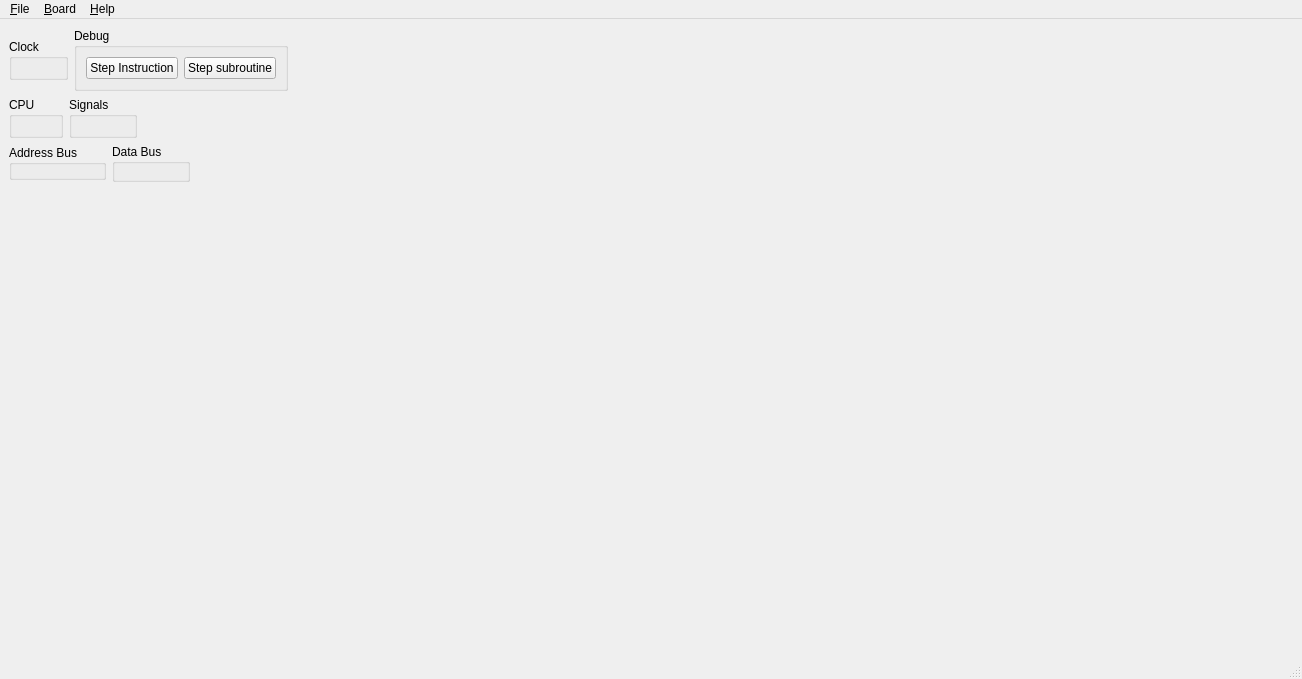
<?xml version="1.0" encoding="UTF-8"?>
<ui version="4.0">
 <class>MainWindow</class>
 <widget class="QMainWindow" name="MainWindow">
  <property name="geometry">
   <rect>
    <x>0</x>
    <y>0</y>
    <width>1302</width>
    <height>679</height>
   </rect>
  </property>
  <property name="windowTitle">
   <string>6502 emulator</string>
  </property>
  <property name="windowIcon">
   <iconset resource="icons.qrc">
    <normaloff>:/icons/icon.png</normaloff>:/icons/icon.png</iconset>
  </property>
  <widget class="QWidget" name="centralwidget">
   <layout class="QVBoxLayout" name="verticalLayout">
    <item>
     <layout class="QHBoxLayout" name="horizontalLayout_8">
      <item>
       <widget class="QGroupBox" name="clockViewBox">
        <property name="sizePolicy">
         <sizepolicy hsizetype="Maximum" vsizetype="Maximum">
          <horstretch>0</horstretch>
          <verstretch>0</verstretch>
         </sizepolicy>
        </property>
        <property name="title">
         <string>Clock</string>
        </property>
        <layout class="QHBoxLayout" name="horizontalLayout_4">
         <item>
          <widget class="ClockView" name="clockView" native="true">
           <property name="sizePolicy">
            <sizepolicy hsizetype="Minimum" vsizetype="Minimum">
             <horstretch>0</horstretch>
             <verstretch>0</verstretch>
            </sizepolicy>
           </property>
          </widget>
         </item>
        </layout>
       </widget>
      </item>
      <item>
       <widget class="QGroupBox" name="groupBox">
        <property name="title">
         <string>Debug</string>
        </property>
        <layout class="QHBoxLayout" name="horizontalLayout_2">
         <item>
          <widget class="QPushButton" name="stepInstructionButton">
           <property name="text">
            <string>Step Instruction</string>
           </property>
           <property name="icon">
            <iconset resource="icons.qrc">
             <normaloff>:/icons/step-instruction.png</normaloff>:/icons/step-instruction.png</iconset>
           </property>
           <property name="shortcut">
            <string>Alt+I</string>
           </property>
          </widget>
         </item>
         <item>
          <widget class="QPushButton" name="stepSubroutineButton">
           <property name="text">
            <string>Step subroutine</string>
           </property>
           <property name="icon">
            <iconset resource="icons.qrc">
             <normaloff>:/icons/step-subroutine.png</normaloff>:/icons/step-subroutine.png</iconset>
           </property>
          </widget>
         </item>
        </layout>
       </widget>
      </item>
      <item>
       <spacer name="horizontalSpacer_3">
        <property name="orientation">
         <enum>Qt::Horizontal</enum>
        </property>
        <property name="sizeHint" stdset="0">
         <size>
          <width>0</width>
          <height>0</height>
         </size>
        </property>
       </spacer>
      </item>
     </layout>
    </item>
    <item>
     <layout class="QHBoxLayout" name="horizontalLayout_6">
      <item>
       <widget class="QGroupBox" name="cpuViewBox">
        <property name="title">
         <string>CPU</string>
        </property>
        <layout class="QVBoxLayout" name="verticalLayout_2">
         <property name="leftMargin">
          <number>6</number>
         </property>
         <property name="topMargin">
          <number>6</number>
         </property>
         <property name="rightMargin">
          <number>6</number>
         </property>
         <property name="bottomMargin">
          <number>6</number>
         </property>
         <item>
          <widget class="CPUView" name="cpuView" native="true">
           <property name="sizePolicy">
            <sizepolicy hsizetype="Minimum" vsizetype="Minimum">
             <horstretch>0</horstretch>
             <verstretch>0</verstretch>
            </sizepolicy>
           </property>
          </widget>
         </item>
        </layout>
       </widget>
      </item>
      <item>
       <widget class="QGroupBox" name="signalsViewBox">
        <property name="title">
         <string>Signals</string>
        </property>
        <layout class="QVBoxLayout" name="verticalLayout_3">
         <item>
          <widget class="SignalsView" name="signalsView" native="true">
           <property name="sizePolicy">
            <sizepolicy hsizetype="Minimum" vsizetype="Minimum">
             <horstretch>0</horstretch>
             <verstretch>0</verstretch>
            </sizepolicy>
           </property>
          </widget>
         </item>
        </layout>
       </widget>
      </item>
      <item>
       <spacer name="horizontalSpacer_2">
        <property name="orientation">
         <enum>Qt::Horizontal</enum>
        </property>
        <property name="sizeHint" stdset="0">
         <size>
          <width>0</width>
          <height>0</height>
         </size>
        </property>
       </spacer>
      </item>
     </layout>
    </item>
    <item>
     <layout class="QHBoxLayout" name="horizontalLayout_7">
      <item>
       <widget class="QGroupBox" name="addressBox">
        <property name="sizePolicy">
         <sizepolicy hsizetype="Maximum" vsizetype="Maximum">
          <horstretch>0</horstretch>
          <verstretch>0</verstretch>
         </sizepolicy>
        </property>
        <property name="title">
         <string>Address Bus</string>
        </property>
        <layout class="QHBoxLayout" name="horizontalLayout">
         <property name="leftMargin">
          <number>6</number>
         </property>
         <property name="topMargin">
          <number>6</number>
         </property>
         <property name="rightMargin">
          <number>6</number>
         </property>
         <property name="bottomMargin">
          <number>6</number>
         </property>
         <item>
          <widget class="BusView" name="addressBusView" native="true">
           <property name="sizePolicy">
            <sizepolicy hsizetype="Minimum" vsizetype="Minimum">
             <horstretch>0</horstretch>
             <verstretch>0</verstretch>
            </sizepolicy>
           </property>
          </widget>
         </item>
        </layout>
       </widget>
      </item>
      <item>
       <widget class="QGroupBox" name="dataBox">
        <property name="sizePolicy">
         <sizepolicy hsizetype="Maximum" vsizetype="Maximum">
          <horstretch>0</horstretch>
          <verstretch>0</verstretch>
         </sizepolicy>
        </property>
        <property name="title">
         <string>Data Bus</string>
        </property>
        <layout class="QHBoxLayout" name="horizontalLayout_3">
         <property name="leftMargin">
          <number>6</number>
         </property>
         <property name="topMargin">
          <number>6</number>
         </property>
         <property name="rightMargin">
          <number>6</number>
         </property>
         <item>
          <widget class="BusView" name="dataBusView" native="true">
           <property name="sizePolicy">
            <sizepolicy hsizetype="Minimum" vsizetype="Minimum">
             <horstretch>0</horstretch>
             <verstretch>0</verstretch>
            </sizepolicy>
           </property>
          </widget>
         </item>
        </layout>
       </widget>
      </item>
      <item>
       <spacer name="horizontalSpacer">
        <property name="orientation">
         <enum>Qt::Horizontal</enum>
        </property>
        <property name="sizeHint" stdset="0">
         <size>
          <width>0</width>
          <height>0</height>
         </size>
        </property>
       </spacer>
      </item>
     </layout>
    </item>
    <item>
     <spacer name="verticalSpacer">
      <property name="orientation">
       <enum>Qt::Vertical</enum>
      </property>
      <property name="sizeHint" stdset="0">
       <size>
        <width>0</width>
        <height>0</height>
       </size>
      </property>
     </spacer>
    </item>
   </layout>
  </widget>
  <widget class="QMenuBar" name="menubar">
   <property name="geometry">
    <rect>
     <x>0</x>
     <y>0</y>
     <width>1302</width>
     <height>30</height>
    </rect>
   </property>
   <widget class="QMenu" name="menuBoard">
    <property name="title">
     <string>&amp;Board</string>
    </property>
    <addaction name="actionManageBoard"/>
    <addaction name="separator"/>
    <addaction name="actionDisassemblyLog"/>
    <addaction name="separator"/>
    <addaction name="actionNoDevices"/>
   </widget>
   <widget class="QMenu" name="menuFile">
    <property name="title">
     <string>&amp;File</string>
    </property>
    <addaction name="actionNewBoard"/>
    <addaction name="actionOpenBoard"/>
    <addaction name="separator"/>
    <addaction name="actionQuit"/>
   </widget>
   <widget class="QMenu" name="menu_About">
    <property name="title">
     <string>&amp;Help</string>
    </property>
    <addaction name="actionAbout"/>
   </widget>
   <addaction name="menuFile"/>
   <addaction name="menuBoard"/>
   <addaction name="menu_About"/>
  </widget>
  <widget class="QStatusBar" name="statusBar"/>
  <action name="actionManageBoard">
   <property name="enabled">
    <bool>false</bool>
   </property>
   <property name="text">
    <string>&amp;Manage Board</string>
   </property>
   <property name="toolTip">
    <string>Add/remove devices and busses or change their config</string>
   </property>
   <property name="shortcut">
    <string>Ctrl+D</string>
   </property>
  </action>
  <action name="actionQuit">
   <property name="text">
    <string>&amp;Quit</string>
   </property>
   <property name="toolTip">
    <string>Exit application</string>
   </property>
   <property name="shortcut">
    <string>Ctrl+Q</string>
   </property>
  </action>
  <action name="actionNewBoard">
   <property name="text">
    <string>&amp;New Board</string>
   </property>
   <property name="toolTip">
    <string>Create new Board</string>
   </property>
   <property name="shortcut">
    <string>Ctrl+N</string>
   </property>
  </action>
  <action name="actionOpenBoard">
   <property name="text">
    <string>&amp;Open Board</string>
   </property>
   <property name="toolTip">
    <string>Open existing board</string>
   </property>
   <property name="shortcut">
    <string>Ctrl+O</string>
   </property>
  </action>
  <action name="actionNoDevices">
   <property name="enabled">
    <bool>false</bool>
   </property>
   <property name="text">
    <string>No devices</string>
   </property>
  </action>
  <action name="actionDisassemblyLog">
   <property name="checkable">
    <bool>true</bool>
   </property>
   <property name="text">
    <string>&amp;Disassembly log</string>
   </property>
   <property name="shortcut">
    <string>Alt+-</string>
   </property>
  </action>
  <action name="actionAbout">
   <property name="text">
    <string>&amp;About</string>
   </property>
  </action>
 </widget>
 <customwidgets>
  <customwidget>
   <class>BusView</class>
   <extends>QWidget</extends>
   <header>views/BusView.h</header>
   <container>1</container>
  </customwidget>
  <customwidget>
   <class>ClockView</class>
   <extends>QWidget</extends>
   <header>views/ClockView.h</header>
   <container>1</container>
  </customwidget>
  <customwidget>
   <class>CPUView</class>
   <extends>QWidget</extends>
   <header>views/CPUView.h</header>
   <container>1</container>
  </customwidget>
  <customwidget>
   <class>SignalsView</class>
   <extends>QWidget</extends>
   <header>views/SignalsView.h</header>
   <container>1</container>
  </customwidget>
 </customwidgets>
 <resources>
  <include location="icons.qrc"/>
 </resources>
 <connections>
  <connection>
   <sender>actionAbout</sender>
   <signal>triggered()</signal>
   <receiver>MainWindow</receiver>
   <slot>onActionAboutTriggered()</slot>
   <hints>
    <hint type="sourcelabel">
     <x>-1</x>
     <y>-1</y>
    </hint>
    <hint type="destinationlabel">
     <x>650</x>
     <y>339</y>
    </hint>
   </hints>
  </connection>
  <connection>
   <sender>actionOpenBoard</sender>
   <signal>triggered()</signal>
   <receiver>MainWindow</receiver>
   <slot>onActionOpenBoardTriggered()</slot>
   <hints>
    <hint type="sourcelabel">
     <x>-1</x>
     <y>-1</y>
    </hint>
    <hint type="destinationlabel">
     <x>650</x>
     <y>339</y>
    </hint>
   </hints>
  </connection>
  <connection>
   <sender>actionNewBoard</sender>
   <signal>triggered()</signal>
   <receiver>MainWindow</receiver>
   <slot>onActionNewBoardTriggered()</slot>
   <hints>
    <hint type="sourcelabel">
     <x>-1</x>
     <y>-1</y>
    </hint>
    <hint type="destinationlabel">
     <x>650</x>
     <y>339</y>
    </hint>
   </hints>
  </connection>
  <connection>
   <sender>actionManageBoard</sender>
   <signal>triggered()</signal>
   <receiver>MainWindow</receiver>
   <slot>onActionManageBoardTriggered()</slot>
   <hints>
    <hint type="sourcelabel">
     <x>-1</x>
     <y>-1</y>
    </hint>
    <hint type="destinationlabel">
     <x>650</x>
     <y>339</y>
    </hint>
   </hints>
  </connection>
  <connection>
   <sender>actionQuit</sender>
   <signal>triggered()</signal>
   <receiver>MainWindow</receiver>
   <slot>onActionQuitTriggered()</slot>
   <hints>
    <hint type="sourcelabel">
     <x>-1</x>
     <y>-1</y>
    </hint>
    <hint type="destinationlabel">
     <x>650</x>
     <y>339</y>
    </hint>
   </hints>
  </connection>
 </connections>
 <slots>
  <slot>onActionManageBoardTriggered()</slot>
  <slot>onActionNewBoardTriggered()</slot>
  <slot>onActionOpenBoardTriggered()</slot>
  <slot>onActionAboutTriggered()</slot>
  <slot>onActionQuitTriggered()</slot>
 </slots>
</ui>
